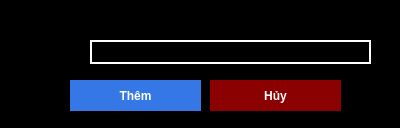
<?xml version="1.0" encoding="UTF-8"?>
<ui version="4.0">
 <class>fAddFile</class>
 <widget class="QDialog" name="fAddFile">
  <property name="geometry">
   <rect>
    <x>0</x>
    <y>0</y>
    <width>400</width>
    <height>128</height>
   </rect>
  </property>
  <property name="windowTitle">
   <string>Dialog</string>
  </property>
  <property name="styleSheet">
   <string notr="true">border-radius:20px;
background-color: rgb(0, 0, 0);</string>
  </property>
  <widget class="QPushButton" name="btnCancel">
   <property name="geometry">
    <rect>
     <x>210</x>
     <y>80</y>
     <width>131</width>
     <height>31</height>
    </rect>
   </property>
   <property name="styleSheet">
    <string notr="true">background-color: darkred;
border-radius:20px;
color:white;
font-weight:bold;</string>
   </property>
   <property name="text">
    <string>Hủy</string>
   </property>
  </widget>
  <widget class="QPushButton" name="btnAdd">
   <property name="geometry">
    <rect>
     <x>70</x>
     <y>80</y>
     <width>131</width>
     <height>31</height>
    </rect>
   </property>
   <property name="styleSheet">
    <string notr="true">border-radius:20px;
background-color: rgb(53, 120, 229);
color:white;
font-weight:bold;</string>
   </property>
   <property name="text">
    <string>Thêm</string>
   </property>
  </widget>
  <widget class="QLabel" name="label">
   <property name="geometry">
    <rect>
     <x>10</x>
     <y>40</y>
     <width>71</width>
     <height>16</height>
    </rect>
   </property>
   <property name="text">
    <string>Tên thư mục:</string>
   </property>
  </widget>
  <widget class="QLineEdit" name="txbNameFile">
   <property name="geometry">
    <rect>
     <x>90</x>
     <y>40</y>
     <width>281</width>
     <height>24</height>
    </rect>
   </property>
   <property name="styleSheet">
    <string notr="true">border-width: 2px; /* Set the width of the border */
border-style: solid; /* Define the style of the border */
border-color: white; /* Define the color of the border */
color:white;</string>
   </property>
  </widget>
 </widget>
 <resources/>
 <connections/>
</ui>
